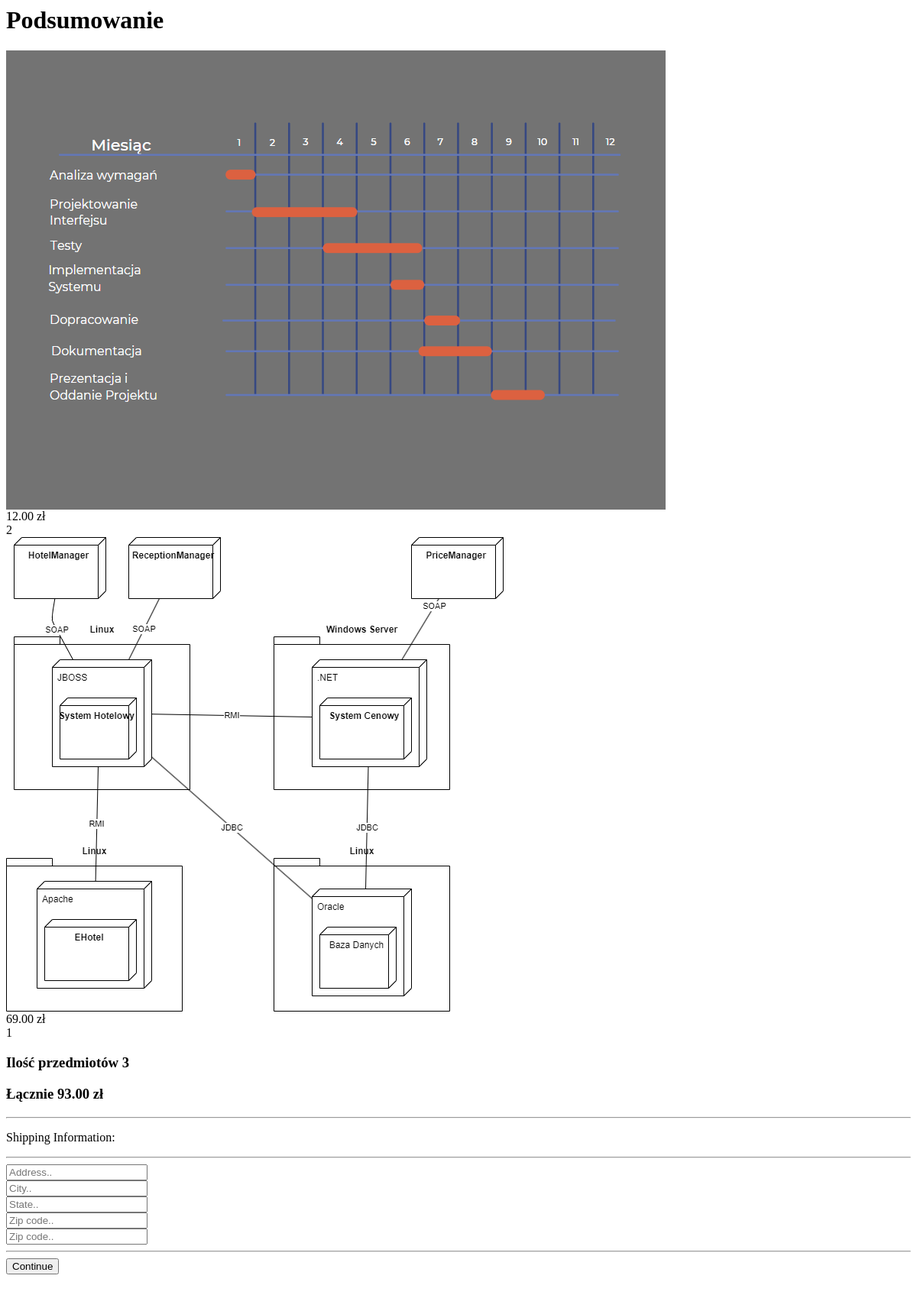
/checkout/ (signed in), run on an earlier commit of the app's database.
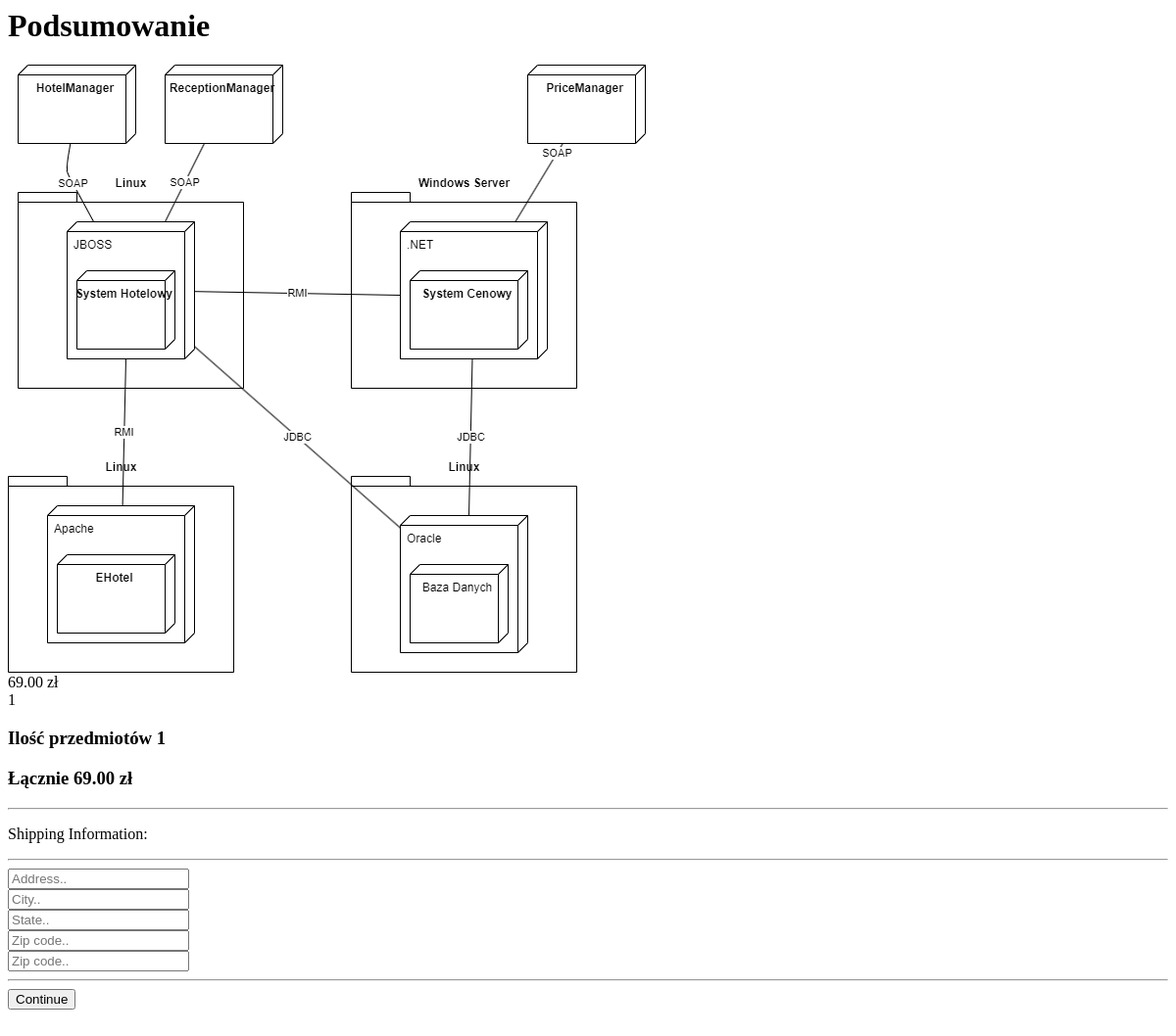
And on a later commit of the database.
### stuff/models.py (models this page shows, shortened)
class OrderItem(models.Model):
    book = models.ForeignKey(Books, on_delete = models.SET_NULL, null = True)
    order = models.ForeignKey(Order, on_delete = models.SET_NULL, null = True)
    quantity = models.IntegerField(default = 0, null = True, blank = True)
    date_added = models.DateTimeField(auto_now_add = True)
    @property
    def get_total(self):
        total = self.book.price * self.quantity
        return total

class Books(models.Model):
    author = models.CharField(max_length= 100, default = None)
    title = models.CharField(max_length=50)
    description = models.TextField(null=True,blank=True)
    price = models.DecimalField(max_digits=5, decimal_places  = 2, default = None)
    vote_total = models.IntegerField(default=0, null=True, blank=True)
    vote_ratio = models.IntegerField(default=0, null=True, blank=True)
    tags = models.ManyToManyField('Tag',blank=True)
    image = models.ImageField(null= True, blank=True)
    id = models.UUIDField(default=uuid.uuid4, unique=True,
                          primary_key=True, editable=False)
    class Meta:
        verbose_name_plural = 'Books'
    @property
    def imageURL(self):
        try:
            url = self.image.url
        except:
            url = ''
        return url

class Order(models.Model):
    customer = models.ForeignKey(Profile, on_delete = models.SET_NULL, null = True, blank = True)
    order_date = models.DateTimeField(auto_now_add = True)
    complete = models.BooleanField(default= False)
    transaction_id = models.CharField(max_length=100, null=True)
    @property
    def shipping(self):
        shipping = True
        return shipping
    @property
    def get_cart_total(self):
        orderitems = self.orderitem_set.all()
        total = sum([item.get_total for item in orderitems])
        return total
    @property
    def get_cart_items(self):
        orderitems = self.orderitem_set.all()
        total = sum([item.quantity for item in orderitems])
        return total

### stuff/views.py (the view)
# urls.py: path('checkout/', views.checkout,name='checkout'),
@csrf_exempt
def checkout(request):
    if request.user.is_authenticated:
        customer = request.user.profile
        order, created = Order.objects.get_or_create(customer=customer, complete = False)
        items = order.orderitem_set.all()
    else:
        items = []
        order = {'get_cart_total':0 , 'get_cart_items':0, 'shipping': True}
    context = {'items':items, 'order': order}
    return render(request, 'stuff/checkout.html', context)

### users/models.py (called while the page is built)
    def __str__(self):
        return str(self.username)

### stuff/templates/stuff/checkout.html (shortened to what this page needs)
{% load static %}
<link rel="stylesheet" href="{% static 'styles/checkout.css' %}">
<div>
    <div>
        <div>
            <h1>Podsumowanie</h1>
            <div>
                {% for item in items %}
                    <div>{% if item.book.imageURL %}
                            <img src="{{ item.book.imageURL }}" alt="">
                        {% else %}
                            <img src="{% static 'images/blank.png' %}" alt="">
                        {% endif %}
                    </div>
                    <div>{{item.book.price|floatformat:2}} zł</div>
                    <div>{{item.quantity}}</div>
                {% endfor %}
                <h3>Ilość przedmiotów {{order.get_cart_items}}</h3>
                <h3>Łącznie {{order.get_cart_total|floatformat:2}} zł</h3>
            </div>
        </div>
        <div class="row">
            <div class="col-lg-6">
                <div class="box-element" id="form-wrapper">
                    <form id="form">
                        <div id="shipping-info">
                            <hr>
                            <p>Shipping Information:</p>
                            <hr>
                            <div class="form-field">
                                <input class="form-control" type="text" name="address" placeholder="Address..">
                            </div>
                            <div class="form-field">
                                <input class="form-control" type="text" name="city" placeholder="City..">
                            </div>
                            <div class="form-field">
                                <input class="form-control" type="text" name="state" placeholder="State..">
                            </div>
                            <div class="form-field">
                                <input class="form-control" type="text" name="zipcode" placeholder="Zip code..">
                            </div>
                            <div class="form-field">
                                <input class="form-control" type="text" name="country" placeholder="Zip code..">
                            </div>
                        </div>
                        <hr>
                        <input id="form-button" class="btn btn-success btn-block" type="submit" value="Continue">
                    </form>
                </div>
                <br>
            </div>
    </div>
</div>

What changed in the data, as far as the page shows it:
removed OrderItem: book.imageURL (picture), book.price "12.00", quantity "2"
computed for Order: get_cart_items "3" → "1"; get_cart_total "93.00" → "69.00"
